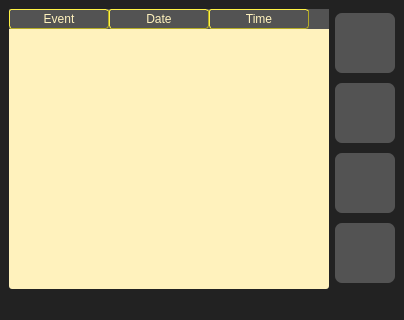
<?xml version="1.0" encoding="UTF-8"?>
<ui version="4.0">
 <class>mainWindow</class>
 <widget class="QMainWindow" name="mainWindow">
  <property name="geometry">
   <rect>
    <x>0</x>
    <y>0</y>
    <width>404</width>
    <height>320</height>
   </rect>
  </property>
  <property name="minimumSize">
   <size>
    <width>0</width>
    <height>0</height>
   </size>
  </property>
  <property name="windowTitle">
   <string>JoJo's Orginizer😎</string>
  </property>
  <property name="styleSheet">
   <string notr="true">QWidget{
	background-color:rgb(34, 34, 34);
	color:white;
}

QPushButton{
background-color: rgb(83, 83, 83);
border-radius: 6.5px;
color:black;
}

QPushButton:hover{
background-color:rgb(52, 52, 52)
}

QTableWidget
{
background-color:rgb(255, 242, 189);
border-radius: 3px;
color:black;
}

QTableWidget QTableCornerButton::section
{
background-color:rgb(255, 242, 189);
border: 1px outset red;
}

QHeaderView
{
background-color:  rgb(83, 83, 83);
}

QHeaderView::section
{
background-color:  rgb(83, 83, 83);
color:rgb(255, 242, 189);
border:1px outset rgb(181, 172, 37);
border-radius: 3px;
}

</string>
  </property>
  <widget class="QWidget" name="centralwidget">
   <layout class="QHBoxLayout" name="horizontalLayout">
    <item>
     <widget class="QTableWidget" name="tableWidget">
      <property name="minimumSize">
       <size>
        <width>318</width>
        <height>261</height>
       </size>
      </property>
      <column>
       <property name="text">
        <string>Event</string>
       </property>
      </column>
      <column>
       <property name="text">
        <string>Date</string>
       </property>
      </column>
      <column>
       <property name="text">
        <string>Time</string>
       </property>
      </column>
     </widget>
    </item>
    <item>
     <layout class="QVBoxLayout" name="verticalLayout">
      <item>
       <widget class="QPushButton" name="addEvent">
        <property name="minimumSize">
         <size>
          <width>60</width>
          <height>60</height>
         </size>
        </property>
        <property name="text">
         <string/>
        </property>
       </widget>
      </item>
      <item>
       <widget class="QPushButton" name="deleteEvent">
        <property name="minimumSize">
         <size>
          <width>60</width>
          <height>60</height>
         </size>
        </property>
        <property name="text">
         <string/>
        </property>
       </widget>
      </item>
      <item>
       <widget class="QPushButton" name="settingsButton">
        <property name="minimumSize">
         <size>
          <width>60</width>
          <height>60</height>
         </size>
        </property>
        <property name="text">
         <string/>
        </property>
       </widget>
      </item>
      <item>
       <widget class="QPushButton" name="faqbutton">
        <property name="minimumSize">
         <size>
          <width>60</width>
          <height>60</height>
         </size>
        </property>
        <property name="styleSheet">
         <string notr="true">QPushButton {
background-repeat: no-repeat;
width: 50px;
    height: 50px;

}

QPushButton:hover {
background-repeat: no-repeat;
width: 50px;
    height: 50px;

}</string>
        </property>
        <property name="text">
         <string/>
        </property>
        <property name="iconSize">
         <size>
          <width>50</width>
          <height>50</height>
         </size>
        </property>
       </widget>
      </item>
     </layout>
    </item>
   </layout>
  </widget>
  <widget class="QMenuBar" name="menubar">
   <property name="geometry">
    <rect>
     <x>0</x>
     <y>0</y>
     <width>404</width>
     <height>21</height>
    </rect>
   </property>
  </widget>
  <widget class="QStatusBar" name="statusbar"/>
 </widget>
 <resources/>
 <connections/>
</ui>
